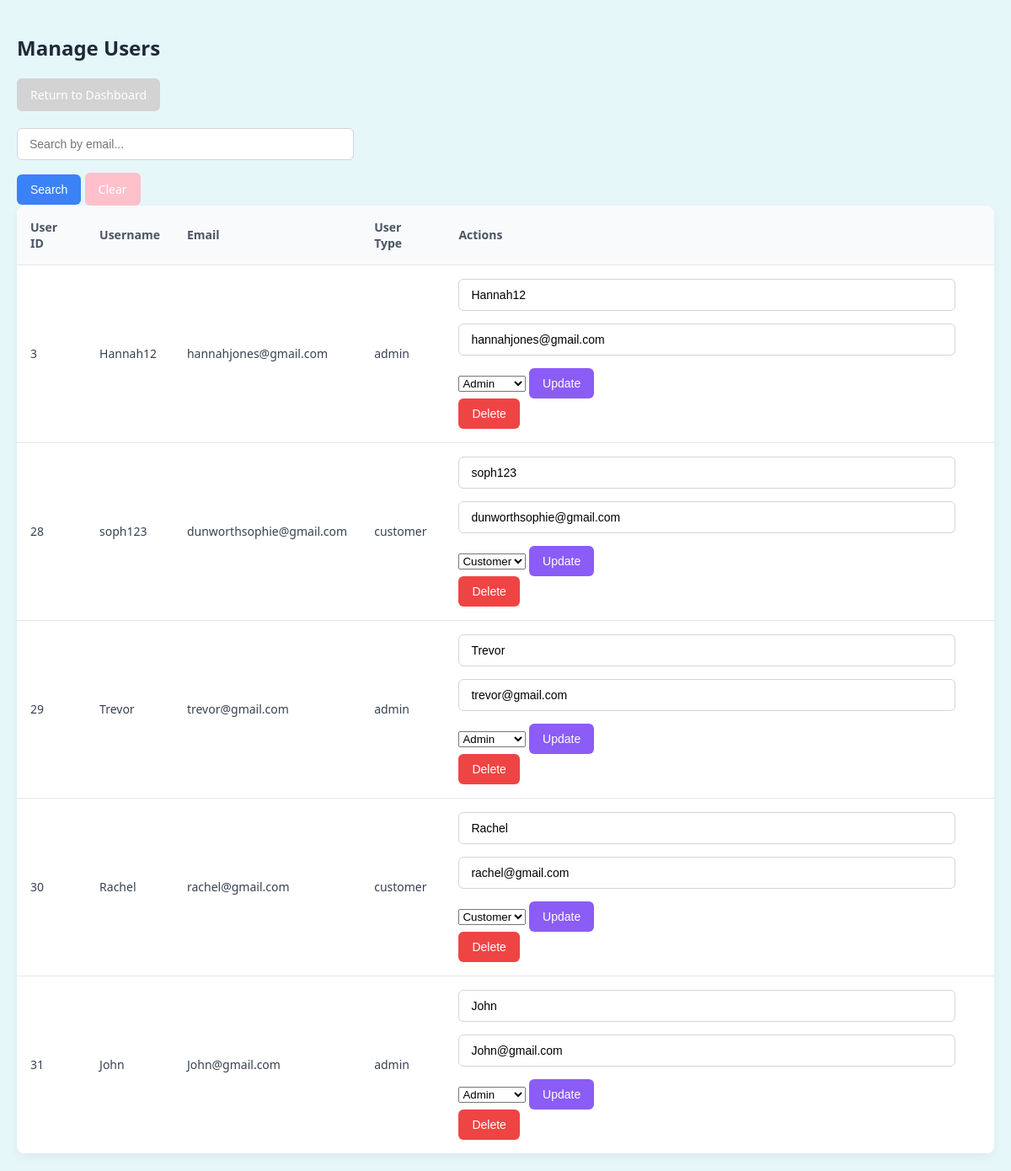
Page /Admin/Object/manage_users.php on the committed database.
### tables this page shows
CREATE TABLE IF NOT EXISTS `users` (
  `userID` int NOT NULL AUTO_INCREMENT,
  `username` varchar(255) NOT NULL,
  `email` varchar(255) NOT NULL,
  `password` varchar(255) NOT NULL,
  `created_at` datetime DEFAULT CURRENT_TIMESTAMP,
  `user_type` enum('customer','admin') NOT NULL DEFAULT 'customer',
  PRIMARY KEY (`userID`),
  UNIQUE KEY `email` (`email`)
);

### Admin/Object/manage_users.php (the view, shortened to what this page needs)
<?php
require_once 'classes/User.php';
$searchQuery = !empty($_GET['search']) ? htmlspecialchars($_GET['search']) : '';
try {
    $sql = "SELECT * FROM users";
    $params = [];
    $statement = $conn->prepare($sql);
    $statement->execute($params);
    $users = $statement->fetchAll(PDO::FETCH_ASSOC);
} catch (PDOException $error) {
    echo "Error: " . $error->getMessage();
}
?>
<!DOCTYPE html>
<html lang="en">
<head>
    <link rel="stylesheet" href="css/Admin.css">
</head>
<body>
<h2>Manage Users</h2>
<a href="dashboard.php" class="back-link"> Return to Dashboard</a>
<form method="GET" action="" class="mb-4" style="margin-top: 20px; max-width: 400px;">
    <div class="input-group mb-3">
        <input type="text" class="form-control" name="search" placeholder="Search by email..." value="<?= htmlspecialchars($searchQuery); ?>">
        <button type="submit" class="Search">Search</button>
        <a href="manage_users.php" class="Clear">Clear</a>
    </div>
</form>
<table>
    <thead>
        <tr>
            <th>User ID</th>
            <th>Username</th>
            <th>Email</th>
            <th>User Type</th>
            <th>Actions</th>
        </tr>
    </thead>
    <tbody>
    <?php if (!empty($users)): ?>
        <?php foreach ($users as $u): ?>
            <tr>
                <td><?= htmlspecialchars($u['userID']); ?></td>
                <td><?= htmlspecialchars($u['username']); ?></td>
                <td><?= htmlspecialchars($u['email']); ?></td>
                <td><?= htmlspecialchars($u['user_type']); ?></td>
                <td>
                    <form method="POST" action="update_user.php" style="display:inline-block;">
                        <input type="text" name="username" value="<?= htmlspecialchars($u['username']); ?>" required>
                        <input type="email" name="email" value="<?= htmlspecialchars($u['email']); ?>" required>
                        <select name="user_type" required>
                            <option value="customer" <?= $u['user_type'] === 'customer' ? 'selected' : '' ?>>Customer</option>
                            <option value="admin" <?= $u['user_type'] === 'admin' ? 'selected' : '' ?>>Admin</option>
                        </select>
                        <button type="submit" name="update_user" class="Update">Update</button>
                    </form>
                    <form method="POST" action="delete_user.php" style="display:inline-block;" onsubmit="return confirm('Are you sure you want to delete this user?');">
                        <button type="submit" class="Delete">Delete</button>
                    </form>
                </td>
            </tr>
        <?php endforeach; ?>
    <?php else: ?>
        <tr><td colspan="5">No users found.</td></tr>
    <?php endif; ?>
    </tbody>
</table>
</body>
</html>

### Admin/Object/css/Admin.css (style rules this page uses)
body { font-family: 'Segoe UI', Tahoma, Geneva, Verdana, sans-serif; background-color: #e6f7fa; margin: 0; padding: 20px; color: #1f2937; }
input[type="text"], input[type="email"], input[type="password"], input[type="number"], textarea { width: 100%; padding: 10px 14px; border: 1px solid #d1d5db; border-radius: 6px; font-size: 14px; margin-bottom: 15px; box-sizing: border-box; }
table { width: 100%; table-layout: auto; border-collapse: separate; border-spacing: 0; background-color: white; border-radius: 10px; overflow: hidden; box-shadow: 0 4px 12px rgba(0, 0, 0, 0.05); }
th { background-color: #f9fafb; color: #4b5563; font-weight: 600; font-size: 14px; text-align: left; padding: 16px; border-bottom: 1px solid #e5e7eb; }
td { padding: 16px; font-size: 14px; color: #374151; border-bottom: 1px solid #e5e7eb; }
.back-link, .create, .Delete, .Clear, .Search, .Update, .Edit, .Answer { display: inline-block; padding: 10px 16px; border: none; border-radius: 6px; font-size: 14px; font-weight: 500; color: white; cursor: pointer; transition: background-color 0.2s ease; text-decoration: none; }
.back-link { background-color: lightgrey; }
.Delete { background-color: #ef4444; }
.Clear { background-color: pink; }
.Search { background-color: #3b82f6; }
.Update { background-color: #8b5cf6; }

### rows in the picture
users: userID "3", username "Hannah12", email "hannahjones@gmail.com", user_type "admin", user_type "Admin"
users: userID "28", username "soph123", email "dunworthsophie@gmail.com", user_type "customer", user_type "Customer"
users: userID "29", username "Trevor", email "trevor@gmail.com", user_type "admin", user_type "Admin"
users: userID "30", username "Rachel", email "rachel@gmail.com", user_type "customer", user_type "Customer"
users: userID "31", username "John", email "John@gmail.com", user_type "admin", user_type "Admin"
